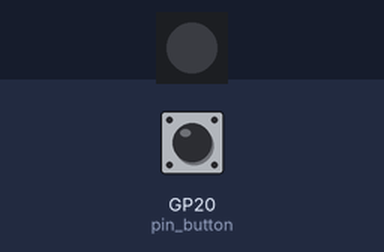
The program below on a simulated Raspberry Pi Pico running CircuitPython. Shown: 1 RGB LEDs in strip order, left to right. The inputs (shaded band) are chosen by the test bench; at power-on: GP20 (pin_button) HIGH. Dim RGB values are drawn brighter than linear.

Above: at 1.2 s.
1.3 s: GP20 (pin_button) pulled LOW for 0.15 s
At 2.5 s:
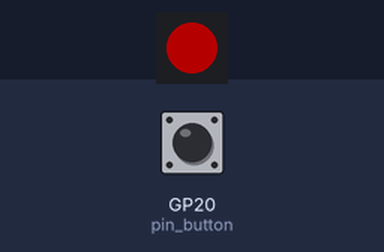
2.9 s: GP20 (pin_button) pulled LOW for 1 s
At 3.9 s:
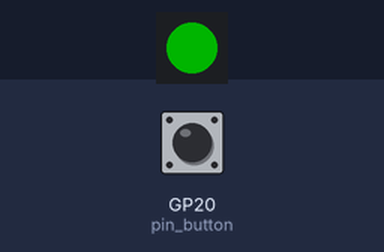
5.4 s: GP20 (pin_button) pulled LOW for 0.15 s
At 5.8 s:
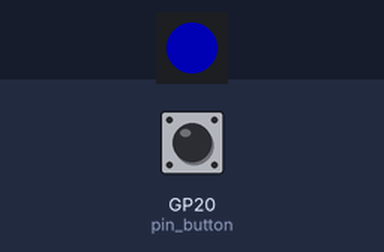
7.0 s: GP20 (pin_button) pulled LOW for 3.2 s
At 8.2 s:
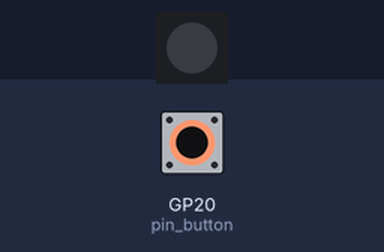
Timing chart, 0 to 10.0 s (numbered marks = the images above; inputs shaded):
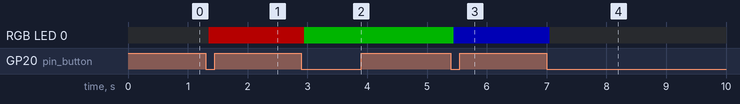

The program:

button_debounce.py
```python
#!/usr/bin/env -S uv run
"""button_debounce.py

Cycle NeoPixel through colors on button press
"""

# Uses (1) Adafruit NeoPixel
# Uses (1) Adafruit Colorful Tactile Button Switch
# https://www.adafruit.com/product/1010

import os

os.environ.setdefault("BLINKA_U2IF", "1")

import board
import digitalio
import neopixel
from adafruit_debouncer import Debouncer

# Initialize Adafruit NeoPixel object
pixel = neopixel.NeoPixel(board.GP22, 1, brightness=0.25)

# Turn off the NeoPixel off (set its color to BLACK/OFF)
pixel[0] = (0, 0, 0)

# Initialize GPIO pin for INPUT
pin_button = digitalio.DigitalInOut(board.GP20)
pin_button.pull = digitalio.Pull.UP

# Initialize Adafruit Debouncer object
switch = Debouncer(pin_button, interval=0.05)

# Define the color tuples for RED, GREEN, BLUE, and BLACK/OFF
colors = [(255, 0, 0), (0, 255, 0), (0, 0, 255), (0, 0, 0)]

push_count = 0

while True:
    switch.update()
    if switch.fell:
        # Set the neopixel color using push_count as an index into colors list
        pixel[0] = colors[push_count]
        # Increment the push_count but remain within interval [0, 3]
        push_count = (push_count + 1) % 4
```

Measured:
- after the input at 1.3 s, RGB LED 0: off → RGB(63, 0, 0) after 0.05 s
- after the input at 2.9 s, RGB LED 0: RGB(63, 0, 0) → RGB(0, 63, 0) after 0.05 s
- after the input at 5.4 s, RGB LED 0: RGB(0, 63, 0) → RGB(0, 0, 63) after 0.05 s
- after the input at 7.0 s, RGB LED 0: RGB(0, 0, 63) → off after 0.05 s
